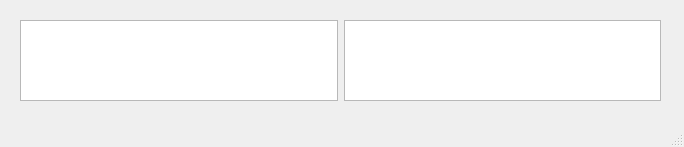
<?xml version="1.0" encoding="UTF-8"?>
<ui version="4.0">
 <class>MainWindow</class>
 <widget class="QMainWindow" name="MainWindow">
  <property name="geometry">
   <rect>
    <x>0</x>
    <y>0</y>
    <width>684</width>
    <height>147</height>
   </rect>
  </property>
  <property name="windowTitle">
   <string>MainWindow</string>
  </property>
  <widget class="QWidget" name="centralwidget">
   <widget class="QWidget" name="layoutWidget">
    <property name="geometry">
     <rect>
      <x>20</x>
      <y>20</y>
      <width>641</width>
      <height>81</height>
     </rect>
    </property>
    <layout class="QHBoxLayout" name="horizontalLayout">
     <item>
      <widget class="QTextEdit" name="teditPlain"/>
     </item>
     <item>
      <widget class="QTextEdit" name="textHTML"/>
     </item>
    </layout>
   </widget>
  </widget>
  <widget class="QMenuBar" name="menubar">
   <property name="geometry">
    <rect>
     <x>0</x>
     <y>0</y>
     <width>684</width>
     <height>22</height>
    </rect>
   </property>
  </widget>
  <widget class="QStatusBar" name="statusbar"/>
 </widget>
 <resources/>
 <connections/>
</ui>
